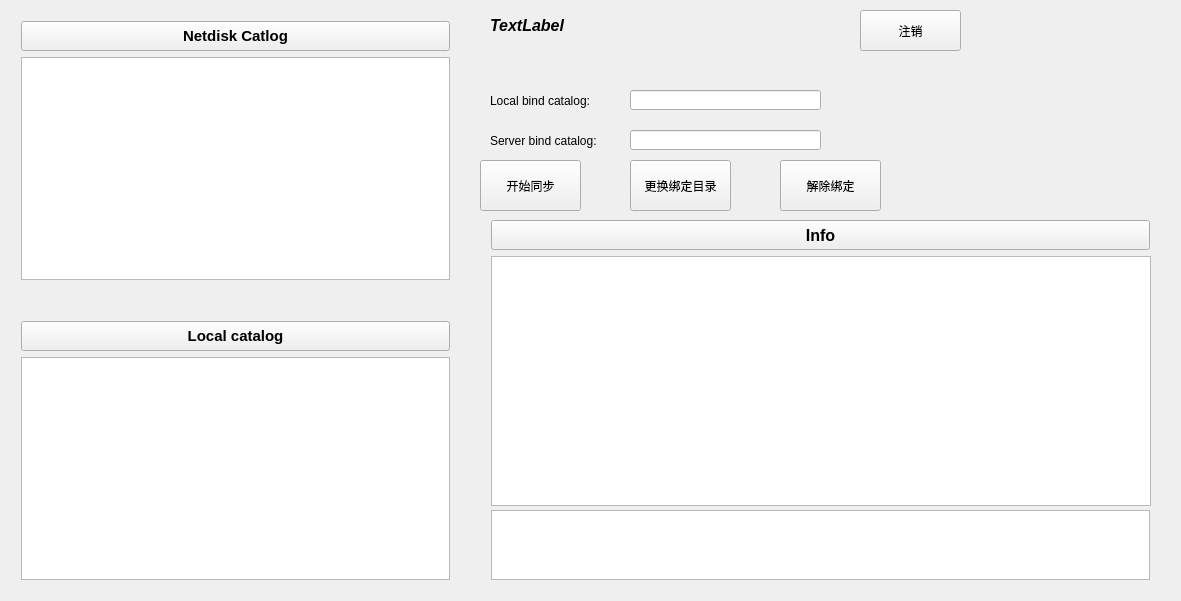
<?xml version="1.0" encoding="UTF-8"?>
<ui version="4.0">
 <class>Mainwindow</class>
 <widget class="QWidget" name="Mainwindow">
  <property name="geometry">
   <rect>
    <x>0</x>
    <y>0</y>
    <width>1181</width>
    <height>601</height>
   </rect>
  </property>
  <property name="minimumSize">
   <size>
    <width>700</width>
    <height>0</height>
   </size>
  </property>
  <property name="windowTitle">
   <string>Netdisk</string>
  </property>
  <widget class="QWidget" name="layoutWidget">
   <property name="geometry">
    <rect>
     <x>10</x>
     <y>10</y>
     <width>451</width>
     <height>281</height>
    </rect>
   </property>
   <layout class="QVBoxLayout" name="verticalLayout_2">
    <item>
     <widget class="QPushButton" name="pushButton_2">
      <property name="sizePolicy">
       <sizepolicy hsizetype="Minimum" vsizetype="Minimum">
        <horstretch>0</horstretch>
        <verstretch>0</verstretch>
       </sizepolicy>
      </property>
      <property name="minimumSize">
       <size>
        <width>0</width>
        <height>30</height>
       </size>
      </property>
      <property name="font">
       <font>
        <pointsize>11</pointsize>
        <weight>75</weight>
        <bold>true</bold>
       </font>
      </property>
      <property name="text">
       <string>Netdisk Catlog</string>
      </property>
     </widget>
    </item>
    <item>
     <widget class="QTreeView" name="serverTreeView">
      <attribute name="headerMinimumSectionSize">
       <number>50</number>
      </attribute>
     </widget>
    </item>
   </layout>
  </widget>
  <widget class="QWidget" name="layoutWidget1">
   <property name="geometry">
    <rect>
     <x>10</x>
     <y>310</y>
     <width>451</width>
     <height>281</height>
    </rect>
   </property>
   <layout class="QVBoxLayout" name="verticalLayout">
    <item>
     <widget class="QPushButton" name="pushButton">
      <property name="sizePolicy">
       <sizepolicy hsizetype="Minimum" vsizetype="Minimum">
        <horstretch>0</horstretch>
        <verstretch>0</verstretch>
       </sizepolicy>
      </property>
      <property name="minimumSize">
       <size>
        <width>0</width>
        <height>30</height>
       </size>
      </property>
      <property name="font">
       <font>
        <pointsize>11</pointsize>
        <weight>75</weight>
        <bold>true</bold>
       </font>
      </property>
      <property name="text">
       <string>Local catalog</string>
      </property>
     </widget>
    </item>
    <item>
     <widget class="QTreeView" name="localTreeView"/>
    </item>
   </layout>
  </widget>
  <widget class="QLabel" name="infoLabel">
   <property name="geometry">
    <rect>
     <x>490</x>
     <y>10</y>
     <width>231</width>
     <height>31</height>
    </rect>
   </property>
   <property name="font">
    <font>
     <pointsize>15</pointsize>
     <weight>75</weight>
     <italic>true</italic>
     <bold>true</bold>
    </font>
   </property>
   <property name="text">
    <string>&lt;html&gt;&lt;head/&gt;&lt;body&gt;&lt;p&gt;&lt;span style=&quot; font-size:12pt;&quot;&gt;TextLabel&lt;/span&gt;&lt;/p&gt;&lt;/body&gt;&lt;/html&gt;</string>
   </property>
   <property name="alignment">
    <set>Qt::AlignLeading|Qt::AlignLeft|Qt::AlignVCenter</set>
   </property>
  </widget>
  <widget class="QPushButton" name="BindPushButton">
   <property name="geometry">
    <rect>
     <x>480</x>
     <y>160</y>
     <width>101</width>
     <height>51</height>
    </rect>
   </property>
   <property name="text">
    <string>开始同步</string>
   </property>
  </widget>
  <widget class="QPushButton" name="UnbindPushButton">
   <property name="geometry">
    <rect>
     <x>780</x>
     <y>160</y>
     <width>101</width>
     <height>51</height>
    </rect>
   </property>
   <property name="text">
    <string>解除绑定</string>
   </property>
  </widget>
  <widget class="QPushButton" name="logoutPushButton">
   <property name="geometry">
    <rect>
     <x>860</x>
     <y>10</y>
     <width>101</width>
     <height>41</height>
    </rect>
   </property>
   <property name="text">
    <string>注销</string>
   </property>
  </widget>
  <widget class="QWidget" name="layoutWidget2">
   <property name="geometry">
    <rect>
     <x>480</x>
     <y>220</y>
     <width>681</width>
     <height>371</height>
    </rect>
   </property>
   <layout class="QVBoxLayout" name="verticalLayout_3">
    <property name="topMargin">
     <number>0</number>
    </property>
    <item>
     <widget class="QPushButton" name="pushButton_4">
      <property name="sizePolicy">
       <sizepolicy hsizetype="Minimum" vsizetype="Minimum">
        <horstretch>0</horstretch>
        <verstretch>0</verstretch>
       </sizepolicy>
      </property>
      <property name="minimumSize">
       <size>
        <width>0</width>
        <height>30</height>
       </size>
      </property>
      <property name="font">
       <font>
        <pointsize>12</pointsize>
        <weight>75</weight>
        <bold>true</bold>
       </font>
      </property>
      <property name="text">
       <string>Info</string>
      </property>
     </widget>
    </item>
    <item>
     <widget class="QTableWidget" name="tableWidget">
      <property name="sizePolicy">
       <sizepolicy hsizetype="Expanding" vsizetype="Preferred">
        <horstretch>0</horstretch>
        <verstretch>0</verstretch>
       </sizepolicy>
      </property>
      <property name="minimumSize">
       <size>
        <width>660</width>
        <height>250</height>
       </size>
      </property>
     </widget>
    </item>
    <item>
     <widget class="QTextBrowser" name="infoTextBrowser">
      <property name="font">
       <font>
        <pointsize>11</pointsize>
        <weight>75</weight>
        <bold>true</bold>
       </font>
      </property>
     </widget>
    </item>
   </layout>
  </widget>
  <widget class="QLabel" name="label">
   <property name="geometry">
    <rect>
     <x>490</x>
     <y>90</y>
     <width>131</width>
     <height>21</height>
    </rect>
   </property>
   <property name="text">
    <string>Local bind catalog:</string>
   </property>
  </widget>
  <widget class="QLineEdit" name="LBindTextEdit">
   <property name="geometry">
    <rect>
     <x>630</x>
     <y>90</y>
     <width>191</width>
     <height>20</height>
    </rect>
   </property>
   <property name="readOnly">
    <bool>true</bool>
   </property>
  </widget>
  <widget class="QLineEdit" name="SBindTextEdit">
   <property name="geometry">
    <rect>
     <x>630</x>
     <y>130</y>
     <width>191</width>
     <height>20</height>
    </rect>
   </property>
   <property name="text">
    <string/>
   </property>
   <property name="readOnly">
    <bool>true</bool>
   </property>
  </widget>
  <widget class="QLabel" name="label_2">
   <property name="geometry">
    <rect>
     <x>490</x>
     <y>130</y>
     <width>131</width>
     <height>21</height>
    </rect>
   </property>
   <property name="text">
    <string>Server bind catalog:</string>
   </property>
  </widget>
  <widget class="QPushButton" name="ChangeBindPushButton">
   <property name="geometry">
    <rect>
     <x>630</x>
     <y>160</y>
     <width>101</width>
     <height>51</height>
    </rect>
   </property>
   <property name="text">
    <string>更换绑定目录</string>
   </property>
  </widget>
  <zorder>layoutWidget</zorder>
  <zorder>layoutWidget1</zorder>
  <zorder>layoutWidget2</zorder>
  <zorder>infoLabel</zorder>
  <zorder>BindPushButton</zorder>
  <zorder>UnbindPushButton</zorder>
  <zorder>logoutPushButton</zorder>
  <zorder>label</zorder>
  <zorder>LBindTextEdit</zorder>
  <zorder>SBindTextEdit</zorder>
  <zorder>label_2</zorder>
  <zorder>ChangeBindPushButton</zorder>
 </widget>
 <layoutdefault spacing="6" margin="11"/>
 <resources/>
 <connections/>
</ui>
